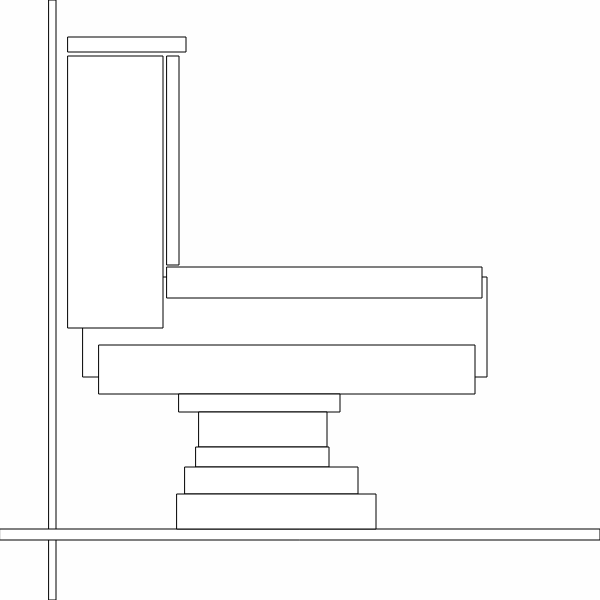
Frame 1 (no input)
Frame 60 (no input): identical to frame 1, image omitted
Frame 120 (the mouse pressed at the canvas centre since frame 60): identical to frame 1, image omitted

The p5.js sketch that drew this single still picture (run headless with seeded random() and noise() and a simulated clock; from frame 60 on, the mouse is pressed at the canvas centre):

// p5.js sketch
// ── sketch.js
function setup() {
  createCanvas(600, 600);
  angleMode(degrees);
}

function draw() {
  background(254, 254, 254);

  //rect wall
  rect(49, 0, 7, 600);

  //rect floor
  rect(0, 529, 600, 11);

  //rect 1
  rect(83, 277, 404, 100);

  //rect 2
  rect(167, 56, 12, 209);

  //rect 3
  rect(68, 37, 118, 15);

  //rect 4
  rect(167, 267, 315, 31);

  //rect 5
  rect(68, 56, 95, 272);

  //rect 6
  rect(99, 345, 376, 49);

  //rect 7
  rect(179, 394, 161, 18);

  //rect 8
  rect(199, 412, 128, 35);

  //rect 9
  rect(196, 447, 133, 20);

  //rect 10
  rect(185, 467, 173, 27);

  //rect 11
  rect(177, 494, 199, 35);
}
